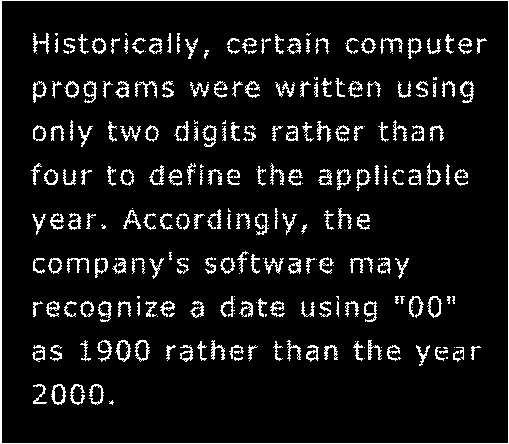
%> input picture broken-text.tif, 509 x 444 px
$ octave workshop_morph_1.m   (GNU Octave 9; MATLAB toolbox functions it lacks are replaced by stand-ins)
%> lines starting %> are read from the running program, lines starting %| are printed output that depends on the picture; in (x1, y1, x2, y2) boxes, pixels count from 0 and x2, y2 are one past the last pixel; in counts of white or black regions, pixels touching at a corner belong together; the program's own positions count from 1
% workshop_morp_1.m
clear all;
close all;
clc;
%% load image and create strel
f = imread('broken-text.tif');
%> f: size 444x509 logical; 8.1% white in thin lines or dots
se1 = strel('disk', 3);
se2 = strel('square', 10);
se3 = strel('disk', 15);

%% 3 filter f with imdilate
figure(1);
subplot(2, 2, 1); imshow(f);
subplot(2, 2, 2); imshow(imdilate(f, se1));
%> after `imshow(imdilate(f, se1))`:
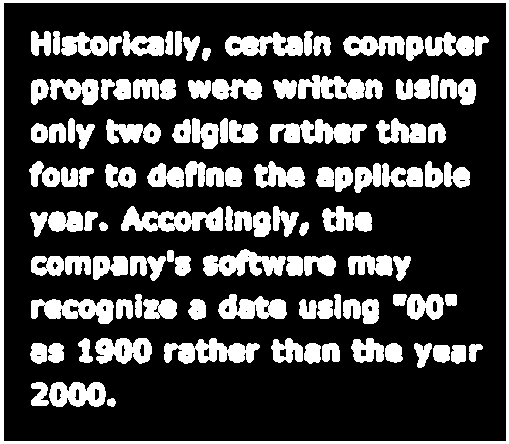
%> displayed picture: size 444x509 logical; 25% white; 115 white regions, largest, box (x1, y1, x2, y2) and area: (0, 0, 509, 444) 6120, (121, 206, 223, 232) 1618, (270, 119, 367, 144) 1530
subplot(2, 2, 3); imshow(imdilate(f, se2));
%> after `imshow(imdilate(f, se2))`:
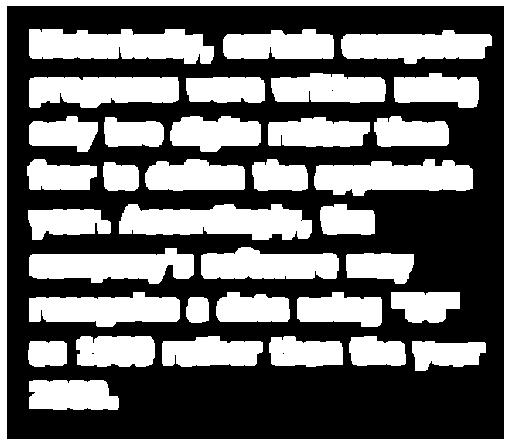
%> displayed picture: size 444x509 logical; 42.3% white; 36 white regions, largest, box (x1, y1, x2, y2) and area: (0, 0, 509, 444) 10795, (119, 204, 312, 240) 5075, (29, 29, 214, 64) 4899
subplot(2, 2, 4); imshow(imdilate(f, se3));
%> after `imshow(imdilate(f, se3))`:
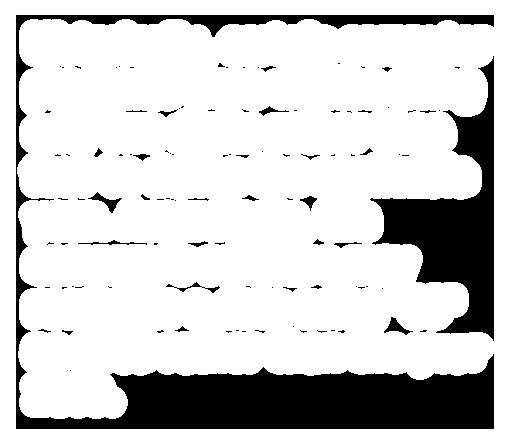
%> displayed picture: size 444x509 logical; 81.5% white; 103 black regions (73 under 20 px), largest, box (x1, y1, x2, y2) and area: (16, 15, 494, 429) 27504, (370, 56, 494, 341) 12262, (88, 192, 122, 213) 203

%% 4 filter f with imerode
figure(2);
subplot(2, 2, 1); imshow(f);
subplot(2, 2, 2); imshow(imerode(f, se1));
%> after `imshow(imerode(f, se1))`:
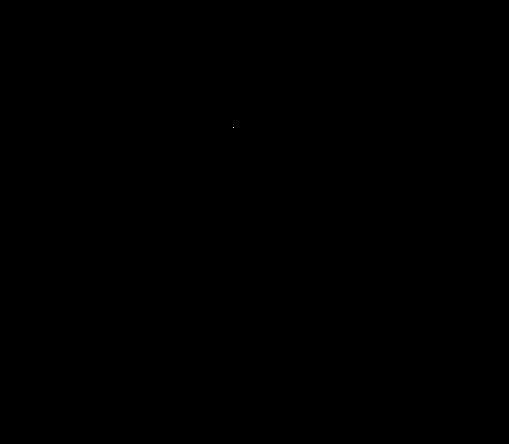
%> displayed picture: size 444x509 logical; 0% white in thin lines or dots, all inside (x1, y1, x2, y2) = (233, 127, 234, 128)
subplot(2, 2, 3); imshow(imerode(f, se2));
subplot(2, 2, 4); imshow(imerode(f, se3));

%% 5 filter f with imopen
figure(3);
subplot(2, 2, 1); imshow(f);
subplot(2, 2, 2); imshow(imopen(f, se1));
subplot(2, 2, 3); imshow(imopen(f, se2));
subplot(2, 2, 4); imshow(imopen(f, se3));

%% 6 filter f with imclose
figure(4);
subplot(2, 2, 1); imshow(f);
subplot(2, 2, 2); imshow(imclose(f, se1));
%> after `imshow(imclose(f, se1))`:
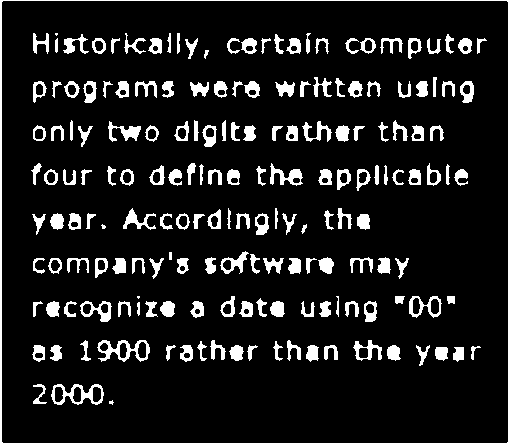
%> displayed picture: size 444x509 logical; 10.8% white; 179 white regions (4 under 20 px), largest, box (x1, y1, x2, y2) and area: (0, 0, 509, 444) 2348, (97, 340, 150, 362) 489, (51, 384, 104, 405) 466
subplot(2, 2, 3); imshow(imclose(f, se2));
%> after `imshow(imclose(f, se2))`:
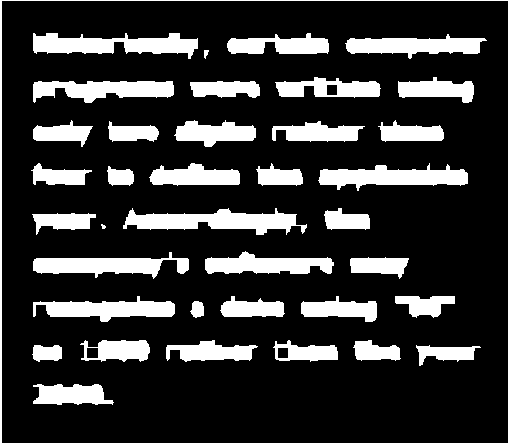
%> displayed picture: size 444x509 logical; 20.2% white; 38 white regions (1 under 20 px), largest, box (x1, y1, x2, y2) and area: (123, 208, 307, 235) 2672, (33, 33, 198, 59) 2481, (318, 163, 468, 191) 2355
subplot(2, 2, 4); imshow(imclose(f, se3));
%> after `imshow(imclose(f, se3))`:
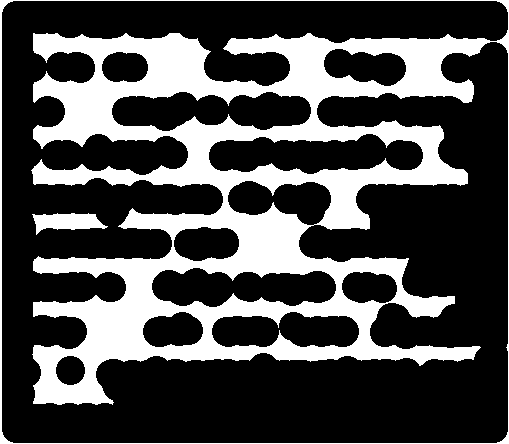
%> displayed picture: size 444x509 logical; 29.9% white; 2 white regions, box (x1, y1, x2, y2) and area: (0, 0, 509, 444) 66645, (32, 213, 108, 235) 991

$ run again, with noisy-fingerprint.tif copied over broken-text.tif
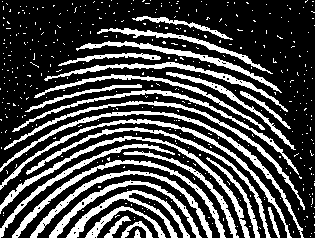
%> input picture noisy-fingerprint.tif, 315 x 238 px
%> f: size 238x315 logical; 28.5% white; 414 white regions (387 under 20 px), largest, box (x1, y1, x2, y2) and area: (0, 111, 304, 238) 1388, (0, 136, 250, 238) 1372, (0, 119, 292, 238) 1337
%> `imshow(imclose(f, se2))`:
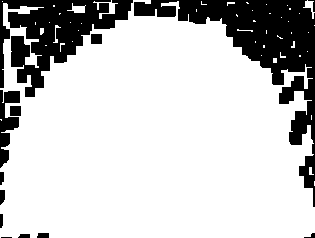
%> displayed picture: size 238x315 logical; 78.4% white; 13 black regions (1 under 20 px), largest, box (x1, y1, x2, y2) and area: (134, 0, 315, 207) 8892, (0, 0, 133, 97) 5930, (0, 90, 20, 168) 802
%> `imshow(imclose(f, se3))`:
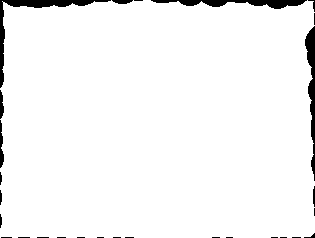
%> displayed picture: size 238x315 logical; 96.2% white; 28 black regions (16 under 20 px), largest, box (x1, y1, x2, y2) and area: (0, 0, 111, 88) 891, (305, 26, 315, 181) 721, (151, 0, 307, 9) 708

$ run again, with small-squares.tif copied over broken-text.tif
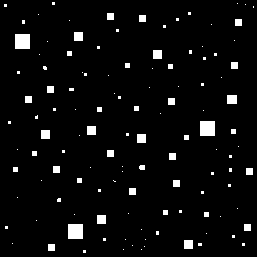
%> input picture small-squares.tif, 257 x 257 px
%> f: size 257x257 logical; 4.3% white; 120 white regions (81 under 20 px), largest, box (x1, y1, x2, y2) and area: (15, 34, 30, 49) 225, (200, 121, 215, 136) 225, (68, 224, 83, 239) 225
%> `imshow(imdilate(f, se3))`:
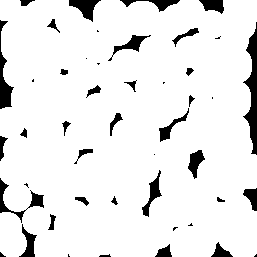
%> displayed picture: size 257x257 logical; 91.7% white; 46 black regions (14 under 20 px), largest, box (x1, y1, x2, y2) and area: (243, 22, 257, 155) 890, (0, 20, 14, 109) 461, (0, 178, 44, 223) 389
%> `imshow(imclose(f, se3))`:
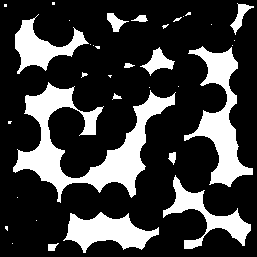
%> displayed picture: size 257x257 logical; 24.4% white; 35 white regions (21 under 20 px), largest, box (x1, y1, x2, y2) and area: (13, 82, 176, 203) 6046, (184, 46, 253, 187) 3331, (63, 212, 159, 253) 2091
